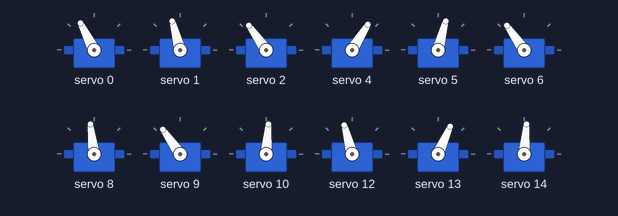
Recording of a sketch running on a simulated Arduino Uno, built with avr-gcc and run on an emulated ATmega328P. Parts: 12 × servo.

Above: at 0.05 s.
Timing chart, 0 to 3.0 s (numbered marks = the images above):
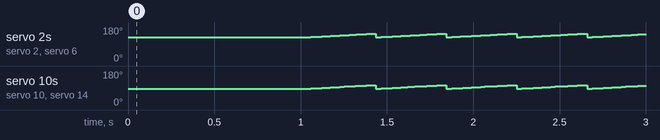

Measured:
- by itself, servo 2, servo 6: ramps from 126° to 145° and jumps back, once every 0.41 s
- by itself, servo 10, servo 14: ramps from 86° to 105° and jumps back, once every 0.41 s

The sketch:

Borris_2.0.ino
```cpp
#include <Wire.h>
#include <Adafruit_PWMServoDriver.h>

Adafruit_PWMServoDriver pwm = Adafruit_PWMServoDriver();

#define SERVOMIN 150
#define SERVOMAX 600
void setup() {
  // put your setup code here, to run once:
  Serial.begin(9600);
  pwm.begin();
  pwm.setPWMFreq(60);
  yield();
}

void  setServoPulse(uint8_t n, double pulse)
{
  double pulselen;

  pulselen = 1000000;
  pulselen /= 60;
  Serial.print(pulselen);
  pulselen /= 4096;
  Serial.print(pulselen);
  pulse *= 1000;
  pulse /= pulselen;
  pwm.setPWM(n, 0, pulse);
}

void contract()
{
  pwm.setPWM(0, 0, 370);
  pwm.setPWM(1, 0, 150);
  pwm.setPWM(2, 0, 250);

  pwm.setPWM(4, 0, 350);
  pwm.setPWM(5, 0, 600);
  pwm.setPWM(6, 0, 650);

  pwm.setPWM(8, 0, 330);
  pwm.setPWM(9, 0, 150);
  pwm.setPWM(10, 0, 150);

  pwm.setPWM(12, 0, 470);
  pwm.setPWM(13, 0, 600);
  pwm.setPWM(14, 0, 600);
}

void  gait()
{
  pwm.setPWM(0, 0, 430);
  pwm.setPWM(1, 0, 400);//225
  pwm.setPWM(2, 0, 450);//200

  pwm.setPWM(4, 0, 280);
  pwm.setPWM(5, 0, 325);
  pwm.setPWM(6, 0, 450);

  pwm.setPWM(8, 0, 380);
  pwm.setPWM(9, 0, 450);
  pwm.setPWM(10, 0, 350);

  pwm.setPWM(12, 0, 400);
  pwm.setPWM(13, 0, 300);
  pwm.setPWM(14, 0, 350);
}

void  startPos()
{
    pwm.setPWM(0, 0, 330);
    pwm.setPWM(4, 0, 380);
}
int   b;
int   up;
int   down;
void  stepOne(int *s)
{
  b = up = 0;
  down = 70;

  while (up++ <= 70)
    pwm.setPWM(5, 0, 325 + up);
  while (b++ <= 100)
  {
    pwm.setPWM(4, 0, 280 - b);
    delay(2);
  }
  while (down-- >= 0)
    pwm.setPWM(5, 0, 325 + down);
  *s = 0;
}
int i;
int k;
void  shiftOne()
{
  i = 0;
  k = 0;

  while (i++ <= 80)
  {
    pwm.setPWM(0, 0, 330 + (i * 2));
    pwm.setPWM(8, 0, 380 - i);
    pwm.setPWM(6, 0, 450 + i);
    pwm.setPWM(12, 0, 400 - i);
    delay(2);
  }
  while (k++ <= 20)
    {
      pwm.setPWM(8, 0, 300 - k);
      delay(2);
    }
}
int   up2;
int   down2;
int   x;
void  stepTwo()
{
  up2 = 0;
  down2 = 70;
  x = 0;

  while (up2++ <= 70)
    pwm.setPWM(13, 0, 300 + up2);
  while (x++ <= 100)
  {
   pwm.setPWM(12, 0, 400 + x);
   delay(2);
  }
 while (down2-- >= 0)
    pwm.setPWM(13, 0, 300 + down2);

}
int  up3;
int  down3;
int  x3;
void  stepThree()
{
  up3 = 0;
  down3 = 70;
  x3 = 0;

  while (up3++ <= 70)
    pwm.setPWM(9, 0, 450 - up3);
  while (x3++ <= 100)
  {
    pwm.setPWM(8, 0, 380 + x3);
    delay(2);
  }
  while (down3-- >= 0)
  {
    //if (down3 < 0)
      //down3 *= -1;
    pwm.setPWM(9, 0, 450 + down3);
  }
}

int s;
int t;
void  shiftTwo()
{
  s = 0;
  k = 0;
  while (s++ <= 100)
  {
    pwm.setPWM(4, 0, 180 + (s * 2));
    pwm.setPWM(0, 0, 510 + (s / 4));
    pwm.setPWM(6, 0, 450 - (s / 3));
    pwm.setPWM(8, 0, 480 - s);
    pwm.setPWM(12, 0, 500 - s);
    delay(2);
  }
}

int last;
int l_up;
int l_down;
void  stepFour()
{
  last = l_up = l_down = 0;

  while (l_up++ <= 70)
    pwm.setPWM(1, 0, 400 - l_up);
  while (last++ <= 180)
  {
    pwm.setPWM(0, 0, 510 - last);
    delay(1);
  }
  while (l_down++ <= 70)
    pwm.setPWM(1, 0, 330 + l_down);
}
int st = 1;
void  startWalking()
{
  delay(100);
  //Step One
  stepOne(&st);
  //Shift One
  delay(100);
  shiftOne();
  //Step2
  delay(100);
  stepTwo();
  //Step3
  delay(100);
  stepThree();
  //Shift One
  delay(100);
  shiftTwo();
  delay(100);
  stepFour();
}

int w;
void  wiggle()
{
  w = 0;
  while (w++ <= 50)
  {
    pwm.setPWM(2, 0, 450 + w);
    pwm.setPWM(6, 0, 450 + w);
    pwm.setPWM(10, 0, 350 + w);
    pwm.setPWM(14, 0, 350 + w);
    delay(5);
  }
}

int   count = 0;
void loop() {
  // put your main code here, to run repeatedly:
  //contract();
  //gait();

  //Start position
  if (st == 1)
  {
    gait();
    delay(1000);
    //startPos();
    //delay(3000);
  }
  st = 0;
  //if (count < 10)
    //startWalking();
  //if (count == 11)
    //gait();
  wiggle();
  //count++;
}
```
